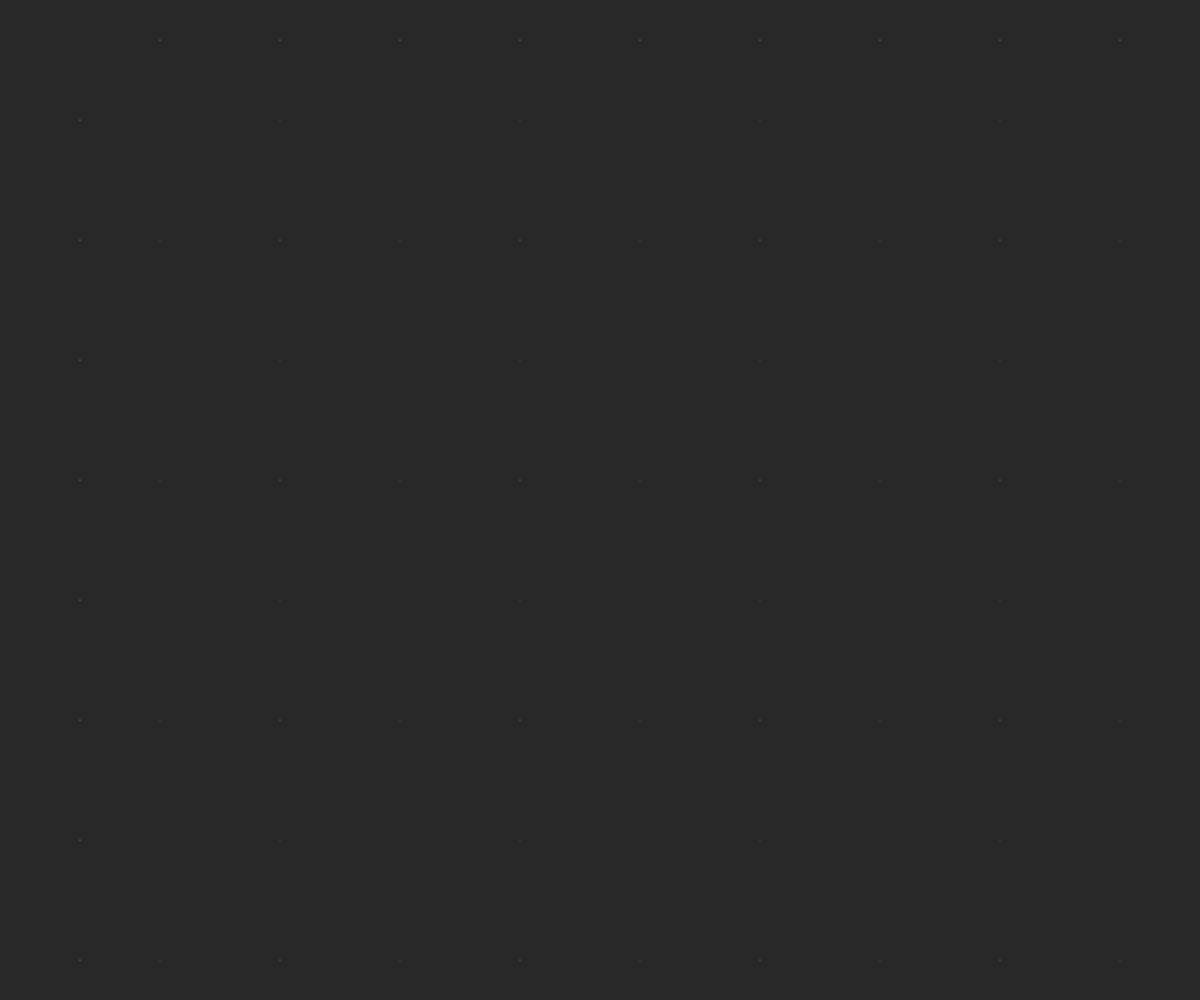
Frame 1 (no input)
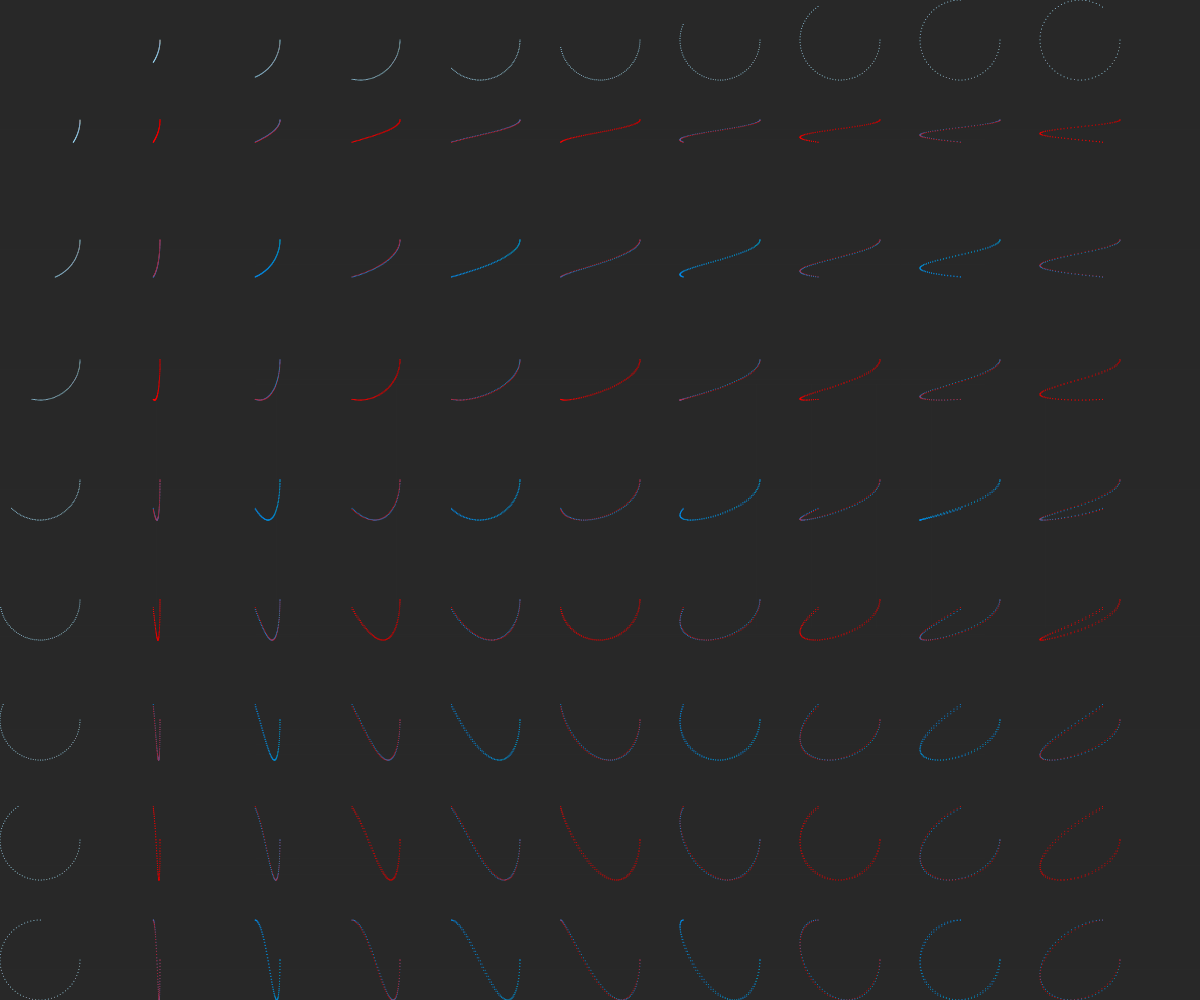
Frame 60 (no input)
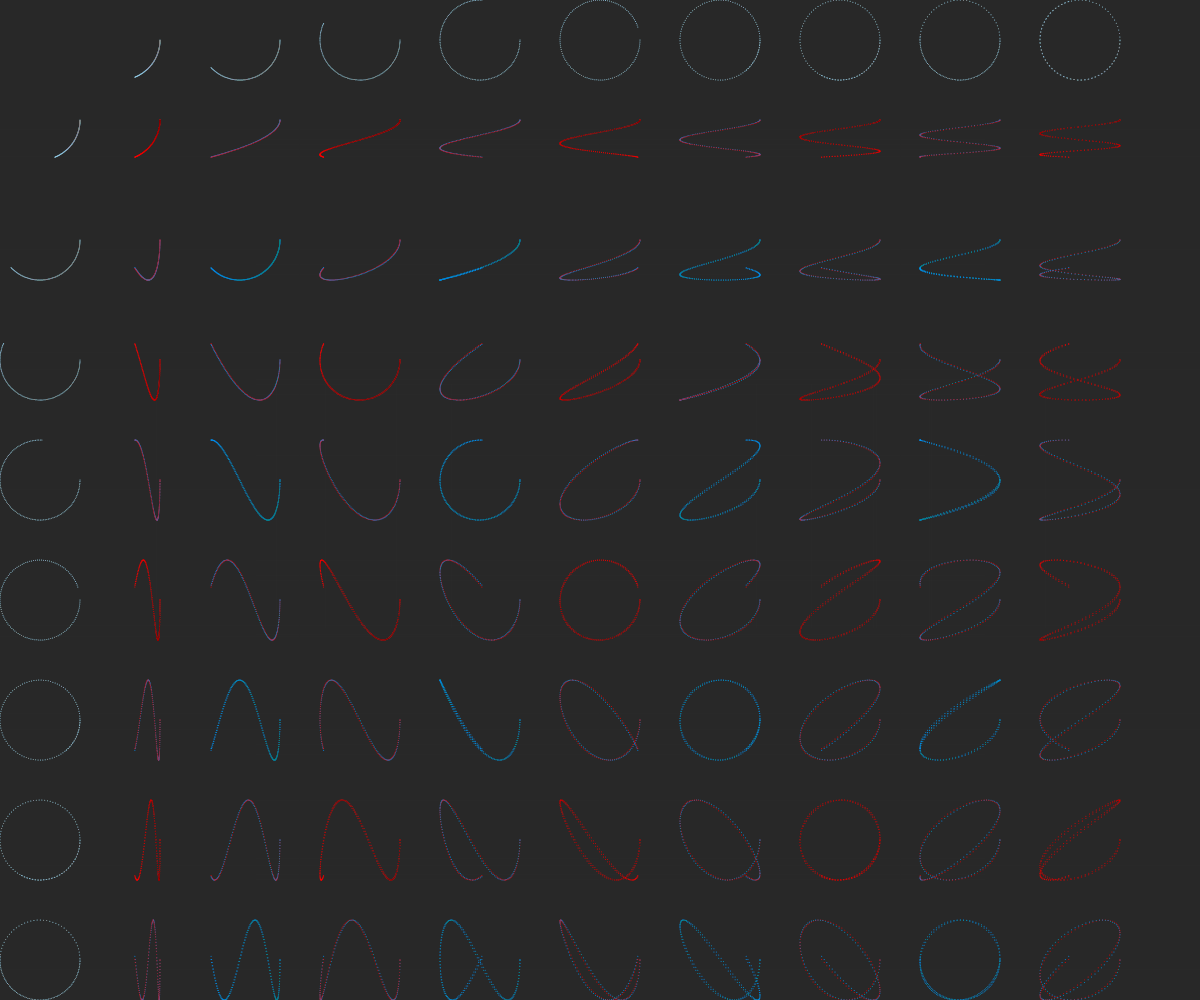
Frame 120 (the mouse pressed at the canvas centre since frame 60)

The p5.js sketch that drew these frames (run headless with seeded random() and noise() and a simulated clock; from frame 60 on, the mouse is pressed at the canvas centre):

// p5.js sketch
// ── sketch.js
let counter = 0;
let size = 40;
let gap = 40;
let speed = 0.1;
let circles = [];
let xCircles = [];
let yCircles = [];

function setup() {
  createCanvas(window.innerWidth, window.innerHeight);
  let spacing = 2*size + gap;
  let xCount = width/spacing;
  let yCount = height/spacing;
  for (let i = 1; i < xCount; i++) {
    let c = new Circle(i-1, i*spacing, size, i*0.1, true);
    circles.push(c);
    xCircles.push(c);
  }
  for (let i = 1; i < yCount; i++) {
    let c = new Circle(i-1, size, i*spacing, i*0.1, false);
    circles.push(c);
    yCircles.push(c);
  }
  background(40);
}

function draw() {
  background(40, 1);
  for (let c of circles) 
    c.update();
  
  counter += speed;
}

class Circle {
  constructor(index, x, y, freq, horiz) {
    this.index = index;
    this.x = x;
    this.y = y;
    this.pt = createVector(this.x, this.y);
    this.freq = freq;
    this.horiz = horiz;
  }
  
  update() {
    this.pt.x = this.x + cos(counter * this.freq) * size;
    this.pt.y = this.y + sin(counter * this.freq) * size;
    stroke(255, 1);
    strokeWeight(1);
    if (this.horiz) 
      line(this.pt.x, 0, this.pt.x, height);
    else
      line(0, this.pt.y, width, this.pt.y);
    
    stroke(160, 225, 255);
    strokeWeight(1);
    point(this.pt.x, this.pt.y)
    
    this.index % 2 == 0 ? 
      stroke(255, 0, 0) : stroke(0, 150, 255);
    if (this.horiz) {
      for (let c of yCircles) {
        let intersection = createVector();
        intersection.x = this.pt.x;
        intersection.y = c.pt.y;
        point(intersection.x, intersection.y);
      }
    } else {
      for (let c of xCircles) {
        let intersection = createVector();
        intersection.x = c.pt.x;
        intersection.y = this.pt.y;
        point(intersection.x, intersection.y);
      }
    }
  }
}
